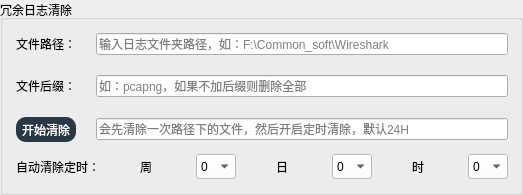
         <widget class="QGroupBox" name="clear_files_groupBox">
          <property name="title">
           <string>冗余日志清除</string>
          </property>
          <layout class="QVBoxLayout" name="verticalLayout_3">
           <item>
            <layout class="QVBoxLayout" name="verticalLayout" stretch="10,2">
             <property name="spacing">
              <number>2</number>
             </property>
             <property name="leftMargin">
              <number>2</number>
             </property>
             <property name="topMargin">
              <number>2</number>
             </property>
             <property name="rightMargin">
              <number>1</number>
             </property>
             <property name="bottomMargin">
              <number>2</number>
             </property>
             <item>
              <layout class="QGridLayout" name="gridLayout_9" rowstretch="1,0,0" columnstretch="0,0">
               <property name="spacing">
                <number>20</number>
               </property>
               <item row="0" column="1">
                <widget class="QLineEdit" name="delete_file_path_lineEdit">
                 <property name="placeholderText">
                  <string>输入日志文件夹路径，如：F:\Common_soft\Wireshark</string>
                 </property>
                </widget>
               </item>
               <item row="2" column="1">
                <widget class="QLineEdit" name="lineEdit_3">
                 <property name="focusPolicy">
                  <enum>Qt::NoFocus</enum>
                 </property>
                 <property name="contextMenuPolicy">
                  <enum>Qt::NoContextMenu</enum>
                 </property>
                 <property name="layoutDirection">
                  <enum>Qt::LeftToRight</enum>
                 </property>
                 <property name="inputMethodHints">
                  <set>Qt::ImhNone</set>
                 </property>
                 <property name="text">
                  <string/>
                 </property>
                 <property name="readOnly">
                  <bool>true</bool>
                 </property>
                 <property name="placeholderText">
                  <string>会先清除一次路径下的文件，然后开启定时清除，默认24H</string>
                 </property>
                 <property name="clearButtonEnabled">
                  <bool>false</bool>
                 </property>
                </widget>
               </item>
               <item row="1" column="1">
                <widget class="QLineEdit" name="file_suffix_lineEdit">
                 <property name="text">
                  <string/>
                 </property>
                 <property name="placeholderText">
                  <string>如：pcapng，如果不加后缀则删除全部</string>
                 </property>
                </widget>
               </item>
               <item row="0" column="0">
                <widget class="QLabel" name="label_4">
                 <property name="text">
                  <string>文件路径：</string>
                 </property>
                </widget>
               </item>
               <item row="2" column="0">
                <widget class="QPushButton" name="manual_clear_pushButton">
                 <property name="minimumSize">
                  <size>
                   <width>50</width>
                   <height>25</height>
                  </size>
                 </property>
                 <property name="styleSheet">
                  <string notr="true">#manual_clear_pushButton {
 background-color: #293847;
color:rgb(255, 255, 255);
border-radius: 10px;}

#manual_clear_pushButton:pressed {
    background-color: #C0C0C0;
color:rgb(255, 255, 255);
border-radius: 10px;
}</string>
                 </property>
                 <property name="text">
                  <string>开始清除</string>
                 </property>
                </widget>
               </item>
               <item row="1" column="0">
                <widget class="QLabel" name="label_3">
                 <property name="text">
                  <string>文件后缀：</string>
                 </property>
                </widget>
               </item>
              </layout>
             </item>
             <item>
              <layout class="QHBoxLayout" name="horizontalLayout" stretch="4,1,1,1,1,1,1">
               <property name="spacing">
                <number>40</number>
               </property>
               <property name="topMargin">
                <number>10</number>
               </property>
               <item>
                <widget class="QLabel" name="label_7">
                 <property name="text">
                  <string>自动清除定时：</string>
                 </property>
                </widget>
               </item>
               <item>
                <widget class="QLabel" name="label_6">
                 <property name="text">
                  <string>周</string>
                 </property>
                </widget>
               </item>
               <item>
                <widget class="QComboBox" name="month_comboBox">
                 <property name="sizePolicy">
                  <sizepolicy hsizetype="Preferred" vsizetype="Fixed">
                   <horstretch>40</horstretch>
                   <verstretch>25</verstretch>
                  </sizepolicy>
                 </property>
                 <property name="minimumSize">
                  <size>
                   <width>40</width>
                   <height>25</height>
                  </size>
                 </property>
                 <property name="styleSheet">
                  <string notr="true">background-color: rgb(255, 255, 255);</string>
                 </property>
                 <item>
                  <property name="text">
                   <string>0</string>
                  </property>
                 </item>
                 <item>
                  <property name="text">
                   <string>1</string>
                  </property>
                 </item>
                 <item>
                  <property name="text">
                   <string>2</string>
                  </property>
                 </item>
                 <item>
                  <property name="text">
                   <string>3</string>
                  </property>
                 </item>
                 <item>
                  <property name="text">
                   <string>4</string>
                  </property>
                 </item>
                 <item>
                  <property name="text">
                   <string>5</string>
                  </property>
                 </item>
                 <item>
                  <property name="text">
                   <string>6</string>
                  </property>
                 </item>
                 <item>
                  <property name="text">
                   <string>7</string>
                  </property>
                 </item>
                 <item>
                  <property name="text">
                   <string>8</string>
                  </property>
                 </item>
                 <item>
                  <property name="text">
                   <string>8</string>
                  </property>
                 </item>
                 <item>
                  <property name="text">
                   <string>10</string>
                  </property>
                 </item>
                 <item>
                  <property name="text">
                   <string>11</string>
                  </property>
                 </item>
                 <item>
                  <property name="text">
                   <string>12</string>
                  </property>
                 </item>
                </widget>
               </item>
               <item>
                <widget class="QLabel" name="label_5">
                 <property name="text">
                  <string>日</string>
                 </property>
                </widget>
               </item>
               <item>
                <widget class="QComboBox" name="day_comboBox">
                 <property name="sizePolicy">
                  <sizepolicy hsizetype="Preferred" vsizetype="Fixed">
                   <horstretch>40</horstretch>
                   <verstretch>25</verstretch>
                  </sizepolicy>
                 </property>
                 <property name="minimumSize">
                  <size>
                   <width>40</width>
                   <height>25</height>
                  </size>
                 </property>
                 <property name="styleSheet">
                  <string notr="true">background-color: rgb(255, 255, 255);</string>
                 </property>
                 <item>
                  <property name="text">
                   <string>0</string>
                  </property>
                 </item>
                 <item>
                  <property name="text">
                   <string>1</string>
                  </property>
                 </item>
                 <item>
                  <property name="text">
                   <string>2</string>
                  </property>
                 </item>
                 <item>
                  <property name="text">
                   <string>3</string>
                  </property>
                 </item>
                 <item>
                  <property name="text">
                   <string>4</string>
                  </property>
                 </item>
                 <item>
                  <property name="text">
                   <string>5</string>
                  </property>
                 </item>
                 <item>
                  <property name="text">
                   <string>6</string>
                  </property>
                 </item>
                 <item>
                  <property name="text">
                   <string>7</string>
                  </property>
                 </item>
                 <item>
                  <property name="text">
                   <string>8</string>
                  </property>
                 </item>
                 <item>
                  <property name="text">
                   <string>8</string>
                  </property>
                 </item>
                 <item>
                  <property name="text">
                   <string>10</string>
                  </property>
                 </item>
                 <item>
                  <property name="text">
                   <string>11</string>
                  </property>
                 </item>
                 <item>
                  <property name="text">
                   <string>12</string>
                  </property>
                 </item>
                 <item>
                  <property name="text">
                   <string>13</string>
                  </property>
                 </item>
                 <item>
                  <property name="text">
                   <string>14</string>
                  </property>
                 </item>
                 <item>
                  <property name="text">
                   <string>15</string>
                  </property>
                 </item>
                 <item>
                  <property name="text">
                   <string>16</string>
                  </property>
                 </item>
                 <item>
                  <property name="text">
                   <string>17</string>
                  </property>
                 </item>
                 <item>
                  <property name="text">
                   <string>18</string>
                  </property>
                 </item>
                 <item>
                  <property name="text">
                   <string>19</string>
                  </property>
                 </item>
                 <item>
                  <property name="text">
                   <string>20</string>
                  </property>
                 </item>
                 <item>
                  <property name="text">
                   <string>21</string>
                  </property>
                 </item>
                 <item>
                  <property name="text">
                   <string>22</string>
                  </property>
                 </item>
                 <item>
                  <property name="text">
                   <string>23</string>
                  </property>
                 </item>
                 <item>
                  <property name="text">
                   <string>24</string>
                  </property>
                 </item>
                 <item>
                  <property name="text">
                   <string>25</string>
                  </property>
                 </item>
                 <item>
                  <property name="text">
                   <string>26</string>
                  </property>
                 </item>
                 <item>
                  <property name="text">
                   <string>27</string>
                  </property>
                 </item>
                 <item>
                  <property name="text">
                   <string>28</string>
                  </property>
                 </item>
                 <item>
                  <property name="text">
                   <string>29</string>
                  </property>
                 </item>
                 <item>
                  <property name="text">
                   <string>30</string>
                  </property>
                 </item>
                </widget>
               </item>
               <item>
                <widget class="QLabel" name="label_8">
                 <property name="text">
                  <string>时</string>
                 </property>
                </widget>
               </item>
               <item>
                <widget class="QComboBox" name="hour_comboBox">
                 <property name="sizePolicy">
                  <sizepolicy hsizetype="Preferred" vsizetype="Fixed">
                   <horstretch>40</horstretch>
                   <verstretch>25</verstretch>
                  </sizepolicy>
                 </property>
                 <property name="minimumSize">
                  <size>
                   <width>40</width>
                   <height>25</height>
                  </size>
                 </property>
                 <property name="styleSheet">
                  <string notr="true">background-color: rgb(255, 255, 255);</string>
                 </property>
                 <item>
                  <property name="text">
                   <string>0</string>
                  </property>
                 </item>
                 <item>
                  <property name="text">
                   <string>1</string>
                  </property>
                 </item>
                 <item>
                  <property name="text">
                   <string>2</string>
                  </property>
                 </item>
                 <item>
                  <property name="text">
                   <string>3</string>
                  </property>
                 </item>
                 <item>
                  <property name="text">
                   <string>4</string>
                  </property>
                 </item>
                 <item>
                  <property name="text">
                   <string>5</string>
                  </property>
                 </item>
                 <item>
                  <property name="text">
                   <string>6</string>
                  </property>
                 </item>
                 <item>
                  <property name="text">
                   <string>7</string>
                  </property>
                 </item>
                 <item>
                  <property name="text">
                   <string>8</string>
                  </property>
                 </item>
                 <item>
                  <property name="text">
                   <string>8</string>
                  </property>
                 </item>
                 <item>
                  <property name="text">
                   <string>10</string>
                  </property>
                 </item>
                 <item>
                  <property name="text">
                   <string>11</string>
                  </property>
                 </item>
                 <item>
                  <property name="text">
                   <string>12</string>
                  </property>
                 </item>
                 <item>
                  <property name="text">
                   <string>13</string>
                  </property>
                 </item>
                 <item>
                  <property name="text">
                   <string>14</string>
                  </property>
                 </item>
                 <item>
                  <property name="text">
                   <string>15</string>
                  </property>
                 </item>
                 <item>
                  <property name="text">
                   <string>16</string>
                  </property>
                 </item>
                 <item>
                  <property name="text">
                   <string>17</string>
                  </property>
                 </item>
                 <item>
                  <property name="text">
                   <string>18</string>
                  </property>
                 </item>
                 <item>
                  <property name="text">
                   <string>19</string>
                  </property>
                 </item>
                 <item>
                  <property name="text">
                   <string>20</string>
                  </property>
                 </item>
                 <item>
                  <property name="text">
                   <string>21</string>
                  </property>
                 </item>
                 <item>
                  <property name="text">
                   <string>22</string>
                  </property>
                 </item>
                 <item>
                  <property name="text">
                   <string>23</string>
                  </property>
                 </item>
                 <item>
                  <property name="text">
                   <string>24</string>
                  </property>
                 </item>
                </widget>
               </item>
              </layout>
             </item>
            </layout>
           </item>
          </layout>
         </widget>
